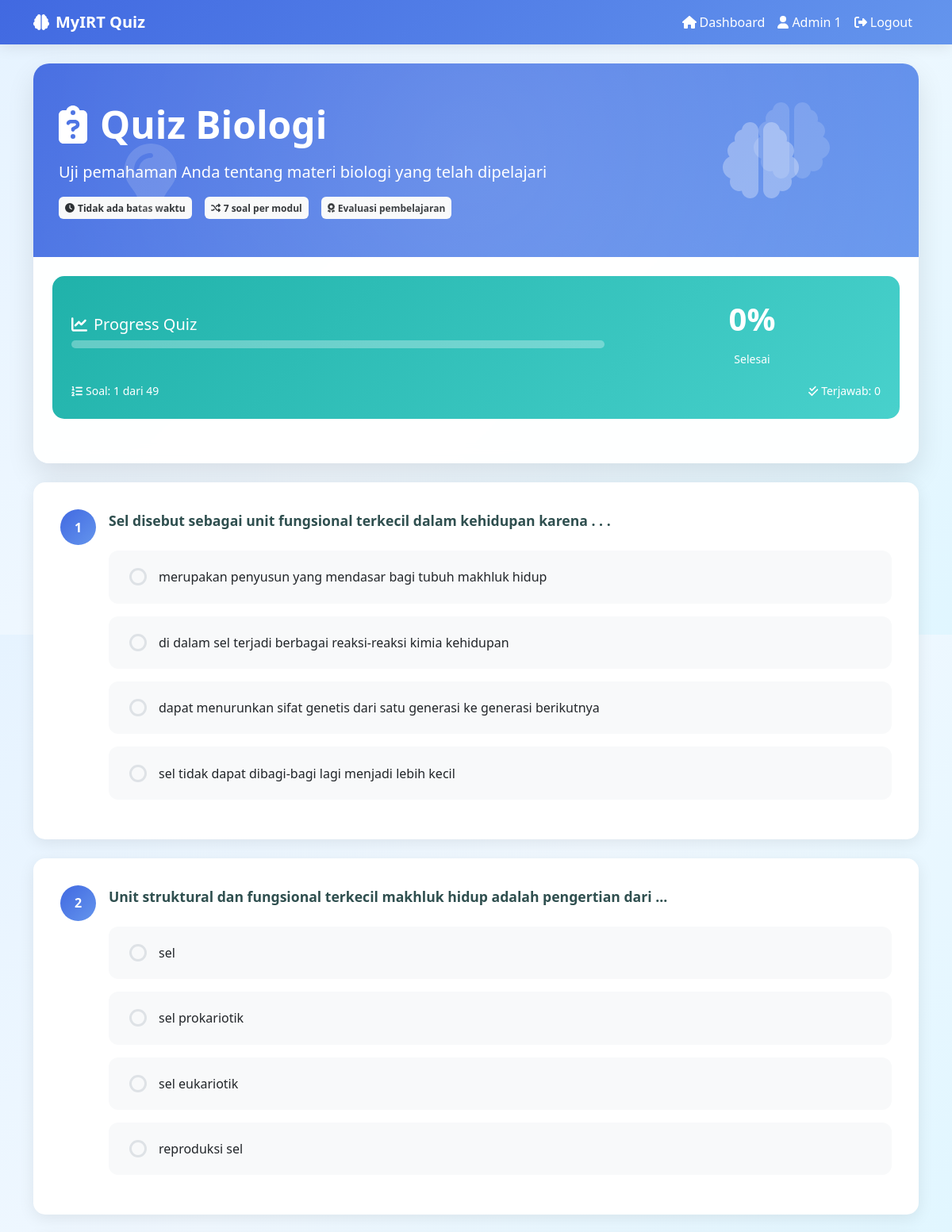
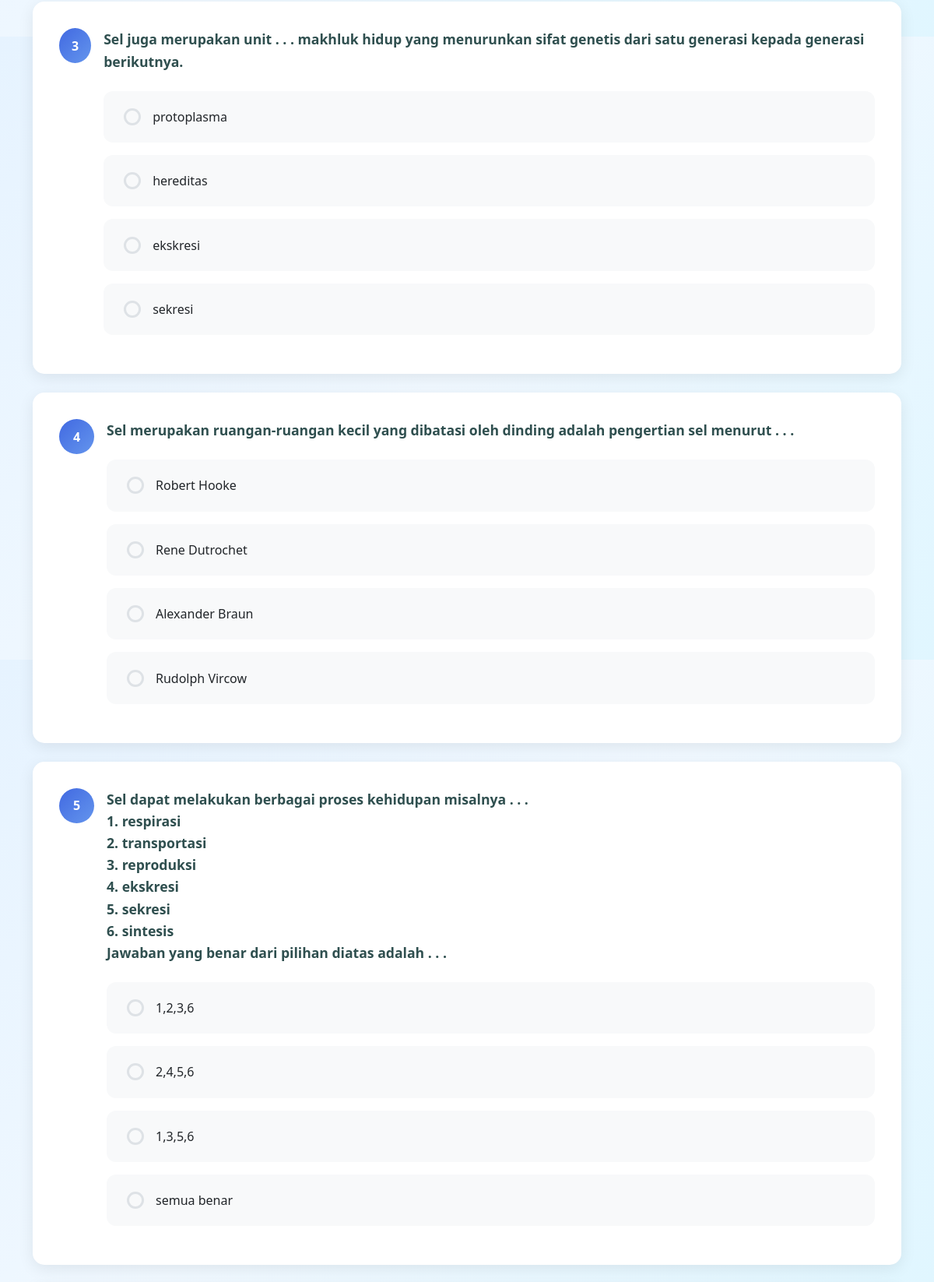
Page /student/quiz.php (signed in, upper part) on the committed database (2 pictures, top to bottom).
### tables this page shows
CREATE TABLE `module_question` (
  `id` int NOT NULL,
  `module_id` int NOT NULL,
  `question` mediumtext NOT NULL,
  `answer` int NOT NULL
);

CREATE TABLE `module_question_choice` (
  `id` int NOT NULL,
  `answer_desc` mediumtext NOT NULL,
  `question_id` int NOT NULL
);

### student/quiz.php (the view, shortened to what this page needs)
<?php
include('../config/db.php');
?>
<!doctype html>
<html class="no-js" lang="en" dir="ltr">
<head>
    <link href="https://cdn.jsdelivr.net/npm/bootstrap@5.2.3/dist/css/bootstrap.min.css" rel="stylesheet">
</head>
<body>
    <nav class="navbar navbar-expand-lg" style="background: var(--quiz-primary); box-shadow: 0 2px 20px rgba(0,0,0,0.1);">
        <div class="container">
            <a class="navbar-brand text-white fw-bold" href="index.php">
                <i class="fas fa-brain me-2"></i>MyIRT Quiz
            </a>
            <div class="collapse navbar-collapse" id="navbarNav">
                <ul class="navbar-nav ms-auto">
                    <li class="nav-item">
                        <a class="nav-link text-white" href="index.php">
                            <i class="fas fa-home me-1"></i>Dashboard
                        </a>
                    </li>
                    <li class="nav-item">
                        <a class="nav-link text-white" href="#">
                            <i class="fas fa-user me-1"></i><?php echo $_SESSION['name']; ?>
                        </a>
                    </li>
                    <li class="nav-item">
                        <a class="nav-link text-white" href="../sign-out.php">
                            <i class="fas fa-sign-out-alt me-1"></i>Logout
                        </a>
                    </li>
                </ul>
            </div>
        </div>
    </nav>
    <div class="container-fluid py-4">
        <div class="container">
            <?php if(isset($quiz_done) && $quiz_done == true) : ?>
            <div class="row mb-4">
                <div class="col-12">
                    <div class="quiz-card">
                        <div class="quiz-header completed">
                            <div class="floating-icons icon1">
                                <i class="fas fa-trophy"></i>
                            </div>
                            <div class="floating-icons icon2">
                                <i class="fas fa-medal"></i>
                            </div>
                            <div class="floating-icons icon3">
                                <i class="fas fa-star"></i>
                            </div>
                            <div class="text-center">
                                <i class="fas fa-check-circle" style="font-size: 5rem; margin-bottom: 1rem; opacity: 0.9;"></i>
                                <h1 class="display-4 fw-bold mb-3">Selamat! 🎉</h1>
                                <p class="lead mb-3">Anda telah berhasil menyelesaikan Quiz Biologi</p>
                                <?php if (isset($quiz_score)) { ?>
                                <div class="mt-3">
                                    <span class="badge" style="background: linear-gradient(135deg, #FFD700 0%, #FFA500 100%); color: white; font-size: 1.5rem; padding: 1rem 2rem; box-shadow: 0 5px 20px rgba(255,165,0,0.4);">
                                        <i class="fas fa-award me-2"></i>Nilai Anda: <?php echo number_format($quiz_score, 0); ?>
                                    </span>
                                </div>
                                <?php } ?>
                            </div>
                        </div>
                    </div>
                </div>
            </div>
            <div class="row">
                <div class="col-12">
                    <div class="completed-section">
                        <h2 class="mb-4">
                            <i class="fas fa-clipboard-check me-3"></i>Quiz Telah Selesai!
                        </h2>
                        <div class="stats-row">
                            <div class="stat-item">
                                <span class="stat-number">✓</span>
                                <small>Quiz Selesai</small>
                            </div>
                            <div class="stat-item">
                                <span class="stat-number">7</span>
                                <small>Soal per Modul</small>
                            </div>
                            <div class="stat-item">
                                <span class="stat-number">100%</span>
                                <small>Partisipasi</small>
                            </div>
                        </div>
                        <p class="lead mb-4">
                            Terima kasih telah menyelesaikan quiz dengan baik.
                            Hasil quiz akan membantu menentukan materi pembelajaran yang sesuai untuk Anda.
                        </p>
                        <div class="d-flex gap-3 justify-content-center flex-wrap">
                            <a href="index.php" class="btn btn-light btn-lg px-4" style="position: relative; z-index: 100;">
                                <i class="fas fa-home me-2"></i>Kembali ke Dashboard
                            </a>
                            <!-- <a href="topik.php" class="btn btn-outline-light btn-lg px-4" style="position: relative; z-index: 100;">
                                <i class="fas fa-book me-2"></i>Lihat Materi
                            </a> -->
                        </div>
                    </div>
                </div>
            </div>
            <?php else : ?>
            <div class="row mb-4">
                <div class="col-12">
                    <div class="quiz-card">
                        <div class="quiz-header">
                            <div class="floating-icons icon1">
                                <i class="fas fa-brain"></i>
                            </div>
                            <div class="floating-icons icon2">
                                <i class="fas fa-lightbulb"></i>
                            </div>
                            <div class="row align-items-center">
                                <div class="col-lg-8">
                                    <h1 class="display-5 fw-bold mb-3">
                                        <i class="fas fa-clipboard-question me-3"></i>Quiz Biologi
                                    </h1>
                                    <p class="lead mb-3">Uji pemahaman Anda tentang materi biologi yang telah dipelajari</p>
                                    <div class="d-flex flex-wrap gap-3">
                                        <span class="badge bg-light text-dark p-2">
                                            <i class="fas fa-clock me-1"></i>Tidak ada batas waktu
                                        </span>
                                        <span class="badge bg-light text-dark p-2">
                                            <i class="fas fa-random me-1"></i>7 soal per modul
                                        </span>
                                        <span class="badge bg-light text-dark p-2">
                                            <i class="fas fa-award me-1"></i>Evaluasi pembelajaran
                                        </span>
                                    </div>
                                </div>
                                <div class="col-lg-4 text-center">
                                    <i class="fas fa-brain" style="font-size: 6rem; opacity: 0.3;"></i>
                                </div>
                            </div>
                        </div>
                        <div class="p-4">
                            <div class="progress-section">
                                <div class="row align-items-center">
                                    <div class="col-md-8">
                                        <h5 class="mb-2">
                                            <i class="fas fa-chart-line me-2"></i>Progress Quiz
                                        </h5>
                                        <div class="progress-bar-custom">
                                        </div>
                                    </div>
                                    <div class="col-md-4 text-center">
                                        <div class="stat-number" id="quizProgressText">0%</div>
                                        <small>Selesai</small>
                                    </div>
                                </div>
                                <div class="row mt-3">
                                    <div class="col-md-6">
                                        <small><i class="fas fa-list-ol me-1"></i>Soal: <span id="currentQuizQuestion">0</span> dari <span id="totalQuizQuestions">0</span></small>
                                    </div>
                                    <div class="col-md-6 text-end">
                                        <small><i class="fas fa-check-double me-1"></i>Terjawab: <span id="answeredQuizQuestions">0</span></small>
                                    </div>
                                </div>
                            </div>
                        </div>
                    </div>
                </div>
            </div>
            <div class="row">
                <div class="col-12">
                    <form action="../action/save-quiz.php" method="POST" id="quizForm">
                        <div id="quizQuestionsContainer">
                            <?php
                            $no = 1;
                            $sql = "SELECT * FROM module";
                            $query = mysqli_query($conn, $sql);
                            $module = mysqli_fetch_all($query, MYSQLI_ASSOC);
                            foreach ($module as $key => $m) {
                                $sql = "SELECT * FROM module_question WHERE module_id = '{$m['id']}' ORDER BY RAND() LIMIT 7";
                                $query = mysqli_query($conn, $sql);
                                $question = mysqli_fetch_all($query, MYSQLI_ASSOC);
                                foreach ($question as $key => $q) {
                            ?>
                            <div class="question-card" data-question="<?php echo $no; ?>">
                                <div class="d-flex align-items-start">
                                    <div class="question-number">
                                        <?php echo $no; ?>
                                    </div>
                                    <div class="flex-grow-1 ms-3">
                                        <div class="question-text">
                                            <?php echo $q['question']; ?>
                                        </div>
                                        <div class="options-container">
                                            <?php
                                            $sql = "SELECT * FROM module_question_choice WHERE question_id = '{$q['id']}'";
                                            $query = mysqli_query($conn, $sql);
                                            $answer = mysqli_fetch_all($query, MYSQLI_ASSOC);
                                            foreach ($answer as $key => $a) {
                                            ?>
                                            <div class="custom-radio">
                                                <label for="quiz_q<?php echo $q['id']; ?>_a<?php echo $a['id']; ?>">
                                                    <?php echo $a['answer_desc']; ?>
                                                </label>
                                            </div>
                                            <?php } ?>
                                        </div>
                                    </div>
                                </div>
                            </div>
                            <?php
                                $no++;
                                }
                            }
                            ?>
                        </div>
                    </form>
                </div>
            </div>
            <?php endif; ?>
        </div>
    </div>
</body>
</html>

### student/quiz.php (style rules this page uses)
:root { --quiz-primary: linear-gradient(135deg, #4169E1 0%, #6495ED 100%); --quiz-secondary: linear-gradient(135deg, #FF6347 0%, #FF7F50 100%); --quiz-success: linear-gradient(135deg, #32CD32 0%, #98FB98 100%); --quiz-warning: linear-gradient(135deg, #FFD700 0%, #FFF8DC 100%); --quiz-info: linear-gradient(135deg, #20B2AA 0%, #48D1CC 100%); --quiz-completed: linear-gradient(135deg, #9370DB 0%, #DDA0DD 100%); }
body { background: linear-gradient(135deg, #E6F3FF 0%, #F0F8FF 50%, #E0F6FF 100%); font-family: 'Segoe UI', Tahoma, Geneva, Verdana, sans-serif; min-height: 100vh; }
.quiz-card { border-radius: 20px; box-shadow: 0 15px 35px rgba(0,0,0,0.1); border: none; backdrop-filter: blur(10px); background: rgba(255, 255, 255, 0.95); overflow: hidden; }
.quiz-header { background: var(--quiz-primary); color: white; padding: 3rem 2rem; position: relative; overflow: hidden; }
.quiz-header::before { content: ''; position: absolute; top: -50%; right: -50%; width: 200%; height: 200%; background: radial-gradient(circle, rgba(255,255,255,0.15) 0%, transparent 70%); animation: quizFloat 10s ease-in-out infinite; }
.question-card { background: white; border-radius: 15px; padding: 2rem; margin-bottom: 1.5rem; border: 2px solid transparent; transition: all 0.3s ease; position: relative; overflow: hidden; box-shadow: 0 5px 20px rgba(0,0,0,0.08); }
.question-card::before { content: ''; position: absolute; left: 0; top: 0; height: 100%; width: 5px; background: var(--quiz-primary); transform: scaleY(0); transition: transform 0.3s ease; }
.question-number { background: var(--quiz-primary); color: white; width: 45px; height: 45px; border-radius: 50%; display: flex; align-items: center; justify-content: center; font-weight: bold; margin-bottom: 1rem; position: relative; }
.question-number::after { content: ''; position: absolute; width: 100%; height: 100%; border-radius: 50%; background: var(--quiz-secondary); opacity: 0; transform: scale(0); animation: pulse 2s ease-in-out infinite; }
.question-text { font-size: 1.1rem; font-weight: 600; color: #2F4F4F; margin-bottom: 1.5rem; line-height: 1.6; }
.custom-radio { position: relative; margin-bottom: 1rem; cursor: pointer; transition: all 0.3s ease; }
.custom-radio label { display: flex; align-items: center; padding: 1.2rem 1.5rem; background: #f8f9fa; border-radius: 12px; cursor: pointer; transition: all 0.3s ease; border: 2px solid transparent; font-weight: 500; position: relative; overflow: hidden; }
.custom-radio label::before { content: ''; width: 22px; height: 22px; border-radius: 50%; border: 3px solid #dee2e6; margin-right: 15px; transition: all 0.3s ease; flex-shrink: 0; }
.custom-radio label::after { content: ''; position: absolute; left: 0; top: 0; width: 100%; height: 100%; background: linear-gradient(45deg, transparent 40%, rgba(65, 105, 225, 0.1) 50%, transparent 60%); transform: translateX(-100%); transition: transform 0.5s ease; }
.progress-section { background: var(--quiz-info); color: white; padding: 1.5rem; border-radius: 15px; margin-bottom: 2rem; }
.progress-bar-custom { height: 10px; border-radius: 15px; background: rgba(255,255,255,0.3); overflow: hidden; }
.floating-icons { position: absolute; font-size: 6rem; opacity: 0.15; animation: float 8s ease-in-out infinite; }
.floating-icons.icon1 { top: 10%; right: 10%; animation-delay: 0s; }
.floating-icons.icon2 { bottom: 10%; left: 10%; animation-delay: 2s; }
.stat-number { font-size: 2.5rem; font-weight: bold; display: block; margin-bottom: 0.5rem; }

### rows in the picture
module_question: question "Sel disebut sebagai unit fungsional terkecil dalam kehidupan karena . . ."
module_question_choice: answer_desc "merupakan penyusun yang mendasar bagi tubuh makhluk hidup"
module_question_choice: answer_desc "di dalam sel terjadi berbagai reaksi-reaksi kimia kehidupan"
module_question_choice: answer_desc "dapat menurunkan sifat genetis dari satu generasi ke generasi berikutnya"
module_question_choice: answer_desc "sel tidak dapat dibagi-bagi lagi menjadi lebih kecil"
module_question: question "Unit struktural dan fungsional terkecil makhluk hidup adalah pengertian dari ..."
module_question_choice: answer_desc "sel"
module_question_choice: answer_desc "sel prokariotik"
module_question_choice: answer_desc "sel eukariotik"
module_question_choice: answer_desc "reproduksi sel"
module_question: question "Sel juga merupakan unit . . . makhluk hidup yang menurunkan sifat genetis dari satu generasi kepada generasi berikutnya."
module_question_choice: answer_desc "protoplasma"
module_question_choice: answer_desc "hereditas"
module_question_choice: answer_desc "ekskresi"
module_question_choice: answer_desc "sekresi"
module_question: question "Sel merupakan ruangan-ruangan kecil yang dibatasi oleh dinding adalah pengertian sel menurut . . ."
module_question_choice: answer_desc "Robert Hooke"
module_question_choice: answer_desc "Rene Dutrochet"
module_question_choice: answer_desc "Alexander Braun"
module_question_choice: answer_desc "Rudolph Vircow"
module_question: question "Sel dapat melakukan berbagai proses kehidupan misalnya . . . 1. respirasi 2. transportasi 3. reproduksi 4. ekskresi 5. sekresi 6. sintesis Jawaban yang benar dari pilihan diatas adalah . . ."
module_question_choice: answer_desc "1,2,3,6"
module_question_choice: answer_desc "2,4,5,6"
module_question_choice: answer_desc "1,3,5,6"
module_question_choice: answer_desc "semua benar"

### other values in the picture
$_SESSION['name'] "Admin 1"
